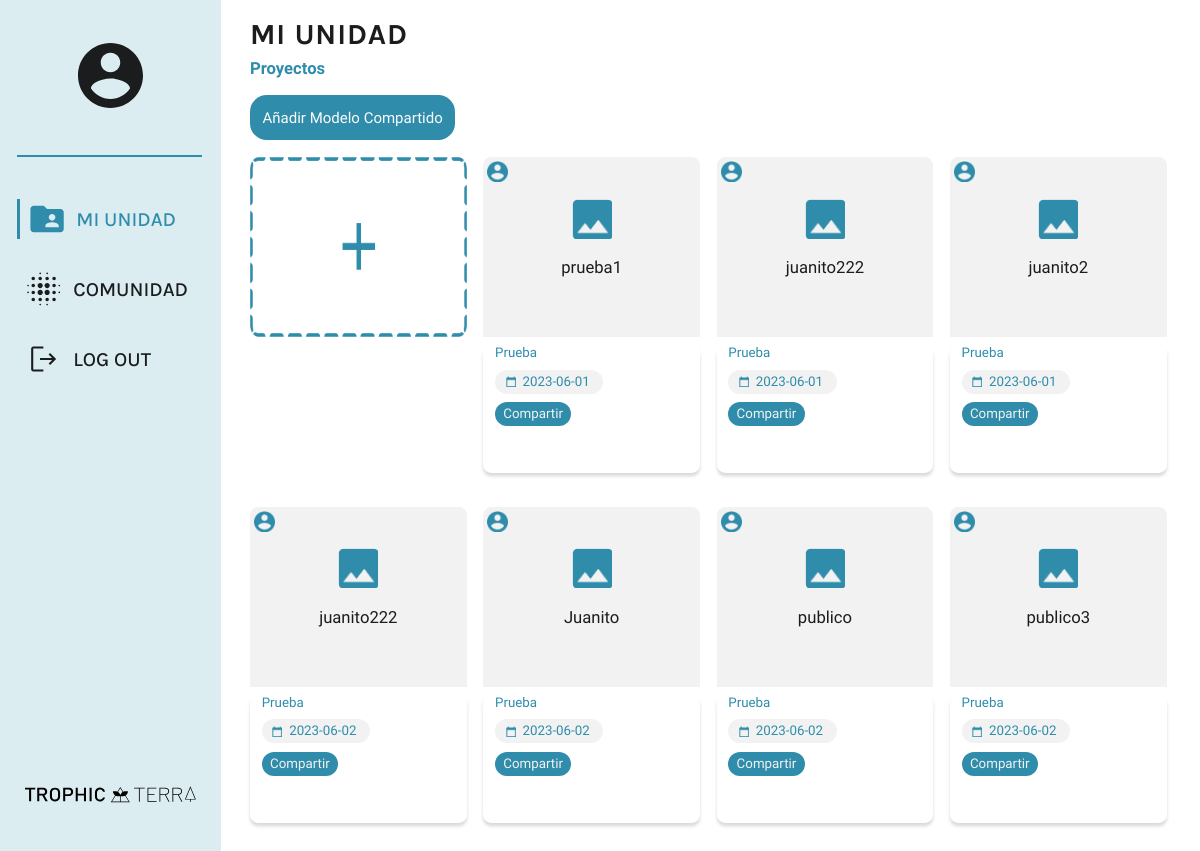
The page /modelos (signed in) on the database as committed earlier.
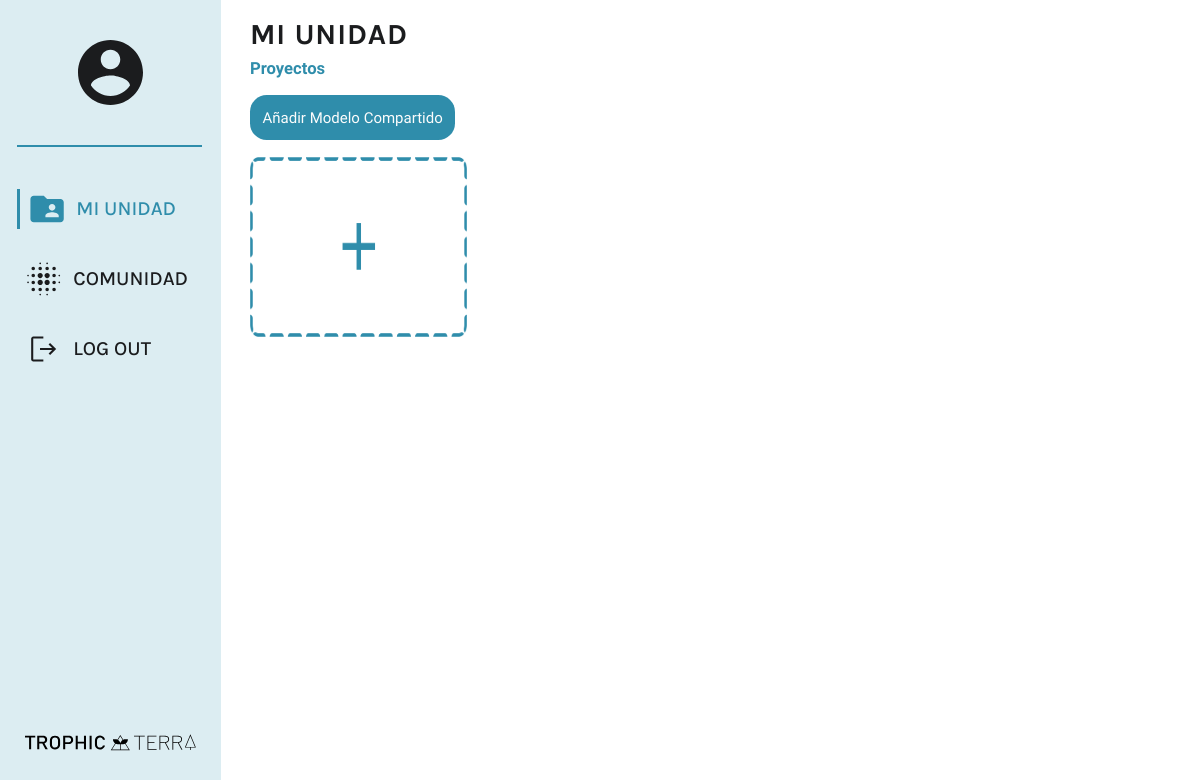
The same page on the database as committed later.
### modulo_bbdd/modulo_bbdd.py (models this page shows)
class Modelo(db.Model):
    __tablename__ = 'modelos'
    id = db.Column(db.Integer, primary_key=True)
    nombre = db.Column(db.String(100))
    creador = db.Column(db.String(100))
    fecha_creacion = db.Column(db.String(100))
    compartir = db.Column(db.String(100), unique=True)
    publico = db.Column(db.Boolean)
    @property
    def serialize(self):
        return {
            'id': self.id,
            'nombre': self.nombre,
            'creador': self.creador,
            'fecha_creacion': self.fecha_creacion,
            'compartir': self.compartir,
            'publico': self.publico
        }

### modulo_modelos/modulo_modelos.py (the view)
@modulo_modelos.route('/modelos', methods=['GET', 'POST'])
@login_required
def modelos():
    set_current_tab("modelos")
    formCrearModelo = CrearModeloForm()
    formAnadirModelo = AnadirModeloForm()
    if request.method == 'POST':
        if formCrearModelo.validate_on_submit():
            modelo = Modelo(nombre=formCrearModelo.nombre.data, creador=current_user.username,
                            fecha_creacion=datetime.date.today(), compartir=str(uuid.uuid4()),
                            publico=formCrearModelo.publico.data)
            db.session.add(modelo)
            db.session.commit()
            current_directory = os.path.dirname(os.path.abspath(__file__))
            ruta = current_directory + RUTA_MODELO + str(current_user.id) + "/proyecto" + str(modelo.id)
            os.makedirs(ruta)
            modelo = Modelo.query.filter_by(compartir=modelo.compartir).first()
            permisos = Permisos(id_usuario=current_user.id, id_modelo=modelo.id)
            db.session.add(permisos)
            db.session.commit()
            return render_template("prueba.html", modelo=modelo.id,pretrained=False)
        elif formAnadirModelo.validate_on_submit():
            modelo = Modelo.query.filter_by(compartir=formAnadirModelo.codigo.data).first()
            if modelo is None:
                flash("No existe ningún modelo con ese código")
                return redirect(url_for('modulo_modelos.modelos'))
            else:
                print(current_user.id)
                print(modelo.id)
                if Permisos.query.filter_by(id_usuario=current_user.id, id_modelo=modelo.id).first() is not None:
                    flash("Ya tienes acceso a ese modelo")
                    return redirect(url_for('modulo_modelos.modelos'))
                else:
                    permiso = Permisos(id_usuario=current_user.id, id_modelo=modelo.id)
                    db.session.add(permiso)
                    db.session.commit()
                    flash("Modelo añadido correctamente")
                    return redirect(url_for('modulo_modelos.modelos'))
    else:
        listaModelos = Modelo.query.join(Permisos, Permisos.id_modelo == Modelo.id) \
            .filter(Permisos.id_usuario == current_user.id).all()
        modelos = [x.serialize for x in listaModelos]
        for x in modelos:
            x['id'] = "modal" + str(x['id'])
            x['modalId'] = "#" + x['id']
        return render_template('modelos.html', modelos=modelos, formCrearModelo=formCrearModelo,
                               formAnadirModelo=formAnadirModelo)

### modulo_funcionesAux/modulo_funcionesAux.py (called while the page is built)
def set_current_tab(tab):
    global current_tab
    current_tab = tab

@current_app.context_processor
def utility_processor():
    def get_authenticated():
        global is_authenticated
        return is_authenticated
    def get_current_tab():
        global current_tab
        return current_tab
    return dict(get_authenticated=get_authenticated, get_current_tab=get_current_tab)

### modulo_login/modulo_login.py (called while the page is built)
@login_manager.user_loader
def load_user(user_id):
    return User.query.get(int(user_id))

### modulo_modelos/templates/modelos.html (shortened to what this page needs)
{% extends 'baseWeb.html' %}
{% if formCrearModelo or formAnadirModelo %}
    {% import "bootstrap/wtf.html" as wtf %}
{% endif %}
{% block content %}
<body class="modelos-body">
    <h1 class="titulo1">MI UNIDAD</h1>
    <h2 class="titulo2">Proyectos</h2>
    <button class="añadir-boton" data-toggle="modal" data-target="#añadirModeloModal">Añadir Modelo Compartido</button>
    <div class="tarjetas">
        <img src="../static/assets/nuevoProyecto.png" class="nuevoProyecto" data-toggle="modal" data-target="#crearModeloModal">
        {% for modelo in modelos %}
            <div class="proyecto-tarjeta">
                <div class="tarjeta-imagen" onclick="window.location.href = `{{url_for('modulo_modelos.cargar_modelo', id=modelo.id)}}`" style="cursor:pointer">
                    <img src="../static/assets/usuario.png" class="usuario-imagen">
                    <img src="../static/assets/imagen.png" class="imagen-imagen">
                    <p class="nombre-proyecto">{{modelo.nombre}}</p>
                </div>
                <div  class="tarjeta-info">
                    <p class="creador-proyecto">{{modelo.creador}}</p>
                      <div class="fecha-proyecto">
                          <img src="../static/assets/calendario.png" class="fecha-imagen">
                          <p class="fecha-texto">{{modelo.fecha_creacion}}</p>
                      </div>
                      <button class="compartir" data-toggle="modal" data-target={{modelo.modalId}}>Compartir</button>
                </div>
            </div>
        {% endfor %}
    </div>
</body>
{% endblock %}

### templates/baseWeb.html (shortened to what this page needs)
<html lang="es">
    <head>
        <link rel="stylesheet" href="https://maxcdn.bootstrapcdn.com/bootstrap/4.3.1/css/bootstrap.min.css">
        <link rel="stylesheet" href="../static/css/styleWeb.css">
    </head>
    <body onload=ajaxCall()>
        <div class="navbar">
            <div class="navegacion">
                {% block navbarli %}
                {%  if get_current_tab() == 'modelos' %}
                <a href="{{url_for('modulo_modelos.modelos')}}">
                    <span class="apartado apartado_active">
                        <p class="texto_apartado">MI UNIDAD</p>
                    </span>
                </a>
                {% endif %}
                {%  if get_current_tab() == 'comunidad' %}
                <a href="{{url_for('modulo_modelos.comunidad')}}">
                    <span class="apartado apartado_active">
                        <svg class="icono_apartado" width="32" height="32" viewBox="0 0 32 32" fill="none" xmlns="http://www.w3.org/2000/svg">
                            <path d="M5.99984 17.6667C5.08317 17.6667 4.33317 18.4167 4.33317 19.3333C4.33317 20.25 5.08317 21 5.99984 21C6.9165 21 7.6665 20.25 7.6665 19.3333C7.6665 18.4167 6.9165 17.6667 5.99984 17.6667ZM0.999837 11.8333C0.533171 11.8333 0.166504 12.2 0.166504 12.6667C0.166504 13.1333 0.533171 13.5 0.999837 13.5C1.4665 13.5 1.83317 13.1333 1.83317 12.6667C1.83317 12.2 1.4665 11.8333 0.999837 11.8333ZM5.99984 4.33333C5.08317 4.33333 4.33317 5.08333 4.33317 6C4.33317 6.91666 5.08317 7.66666 5.99984 7.66666C6.9165 7.66666 7.6665 6.91666 7.6665 6C7.6665 5.08333 6.9165 4.33333 5.99984 4.33333ZM19.3332 7.66666C20.2498 7.66666 20.9998 6.91666 20.9998 6C20.9998 5.08333 20.2498 4.33333 19.3332 4.33333C18.4165 4.33333 17.6665 5.08333 17.6665 6C17.6665 6.91666 18.4165 7.66666 19.3332 7.66666ZM12.6665 1.83333C13.1332 1.83333 13.4998 1.46666 13.4998 0.999997C13.4998 0.533331 13.1332 0.166664 12.6665 0.166664C12.1998 0.166664 11.8332 0.533331 11.8332 0.999997C11.8332 1.46666 12.1998 1.83333 12.6665 1.83333ZM25.9998 24.3333C25.0832 24.3333 24.3332 25.0833 24.3332 26C24.3332 26.9167 25.0832 27.6667 25.9998 27.6667C26.9165 27.6667 27.6665 26.9167 27.6665 26C27.6665 25.0833 26.9165 24.3333 25.9998 24.3333ZM25.9998 11C25.0832 11 24.3332 11.75 24.3332 12.6667C24.3332 13.5833 25.0832 14.3333 25.9998 14.3333C26.9165 14.3333 27.6665 13.5833 27.6665 12.6667C27.6665 11.75 26.9165 11 25.9998 11ZM30.9998 18.5C30.5332 18.5 30.1665 18.8667 30.1665 19.3333C30.1665 19.8 30.5332 20.1667 30.9998 20.1667C31.4665 20.1667 31.8332 19.8 31.8332 19.3333C31.8332 18.8667 31.4665 18.5 30.9998 18.5ZM19.3332 30.1667C18.8665 30.1667 18.4998 30.5333 18.4998 31C18.4998 31.4667 18.8665 31.8333 19.3332 31.8333C19.7998 31.8333 20.1665 31.4667 20.1665 31C20.1665 30.5333 19.7998 30.1667 19.3332 30.1667ZM12.6665 10.1667C11.2832 10.1667 10.1665 11.2833 10.1665 12.6667C10.1665 14.05 11.2832 15.1667 12.6665 15.1667C14.0498 15.1667 15.1665 14.05 15.1665 12.6667C15.1665 11.2833 14.0498 10.1667 12.6665 10.1667ZM12.6665 24.3333C11.7498 24.3333 10.9998 25.0833 10.9998 26C10.9998 26.9167 11.7498 27.6667 12.6665 27.6667C13.5832 27.6667 14.3332 26.9167 14.3332 26C14.3332 25.0833 13.5832 24.3333 12.6665 24.3333ZM19.3332 16.8333C17.9498 16.8333 16.8332 17.95 16.8332 19.3333C16.8332 20.7167 17.9498 21.8333 19.3332 21.8333C20.7165 21.8333 21.8332 20.7167 21.8332 19.3333C21.8332 17.95 20.7165 16.8333 19.3332 16.8333Z" fill="#2F8DAB"/>
                            <path d="M4.33317 26C4.33317 25.0833 5.08317 24.3333 5.99984 24.3333C6.9165 24.3333 7.6665 25.0833 7.6665 26C7.6665 26.9167 6.9165 27.6667 5.99984 27.6667C5.08317 27.6667 4.33317 26.9167 4.33317 26Z" fill="#2F8DAB"/>
                            <path d="M4.33317 12.6667C4.33317 11.75 5.08317 11 5.99984 11C6.9165 11 7.6665 11.75 7.6665 12.6667C7.6665 13.5833 6.9165 14.3333 5.99984 14.3333C5.08317 14.3333 4.33317 13.5833 4.33317 12.6667Z" fill="#2F8DAB"/>
                            <path d="M31.8332 12.6667C31.8332 13.1333 31.4665 13.5 30.9998 13.5C30.5332 13.5 30.1665 13.1333 30.1665 12.6667C30.1665 12.2 30.5332 11.8333 30.9998 11.8333C31.4665 11.8333 31.8332 12.2 31.8332 12.6667Z" fill="#2F8DAB"/>
                            <path d="M20.1665 0.999997C20.1665 1.46666 19.7998 1.83333 19.3332 1.83333C18.8665 1.83333 18.4998 1.46666 18.4998 0.999997C18.4998 0.533331 18.8665 0.166664 19.3332 0.166664C19.7998 0.166664 20.1665 0.533331 20.1665 0.999997Z" fill="#2F8DAB"/>
                            <path d="M0.166504 19.3333C0.166504 18.8667 0.533171 18.5 0.999837 18.5C1.4665 18.5 1.83317 18.8667 1.83317 19.3333C1.83317 19.8 1.4665 20.1667 0.999837 20.1667C0.533171 20.1667 0.166504 19.8 0.166504 19.3333Z" fill="#2F8DAB"/>
                            <path d="M11.8332 31C11.8332 30.5333 12.1998 30.1667 12.6665 30.1667C13.1332 30.1667 13.4998 30.5333 13.4998 31C13.4998 31.4667 13.1332 31.8333 12.6665 31.8333C12.1998 31.8333 11.8332 31.4667 11.8332 31Z" fill="#2F8DAB"/>
                            <path d="M14.3332 6C14.3332 6.91666 13.5832 7.66666 12.6665 7.66666C11.7498 7.66666 10.9998 6.91666 10.9998 6C10.9998 5.08333 11.7498 4.33333 12.6665 4.33333C13.5832 4.33333 14.3332 5.08333 14.3332 6Z" fill="#2F8DAB"/>
                            <path d="M10.1665 19.3333C10.1665 17.95 11.2832 16.8333 12.6665 16.8333C14.0498 16.8333 15.1665 17.95 15.1665 19.3333C15.1665 20.7167 14.0498 21.8333 12.6665 21.8333C11.2832 21.8333 10.1665 20.7167 10.1665 19.3333Z" fill="#2F8DAB"/>
                            <path d="M24.3332 19.3333C24.3332 18.4167 25.0832 17.6667 25.9998 17.6667C26.9165 17.6667 27.6665 18.4167 27.6665 19.3333C27.6665 20.25 26.9165 21 25.9998 21C25.0832 21 24.3332 20.25 24.3332 19.3333Z" fill="#2F8DAB"/>
                            <path d="M24.3332 6C24.3332 5.08333 25.0832 4.33333 25.9998 4.33333C26.9165 4.33333 27.6665 5.08333 27.6665 6C27.6665 6.91666 26.9165 7.66666 25.9998 7.66666C25.0832 7.66666 24.3332 6.91666 24.3332 6Z" fill="#2F8DAB"/>
                            <path d="M17.6665 26C17.6665 25.0833 18.4165 24.3333 19.3332 24.3333C20.2498 24.3333 20.9998 25.0833 20.9998 26C20.9998 26.9167 20.2498 27.6667 19.3332 27.6667C18.4165 27.6667 17.6665 26.9167 17.6665 26Z" fill="#2F8DAB"/>
                            <path d="M16.8332 12.6667C16.8332 11.2833 17.9498 10.1667 19.3332 10.1667C20.7165 10.1667 21.8332 11.2833 21.8332 12.6667C21.8332 14.05 20.7165 15.1667 19.3332 15.1667C17.9498 15.1667 16.8332 14.05 16.8332 12.6667Z" fill="#2F8DAB"/>
                        </svg>
                        <p class="texto_apartado">COMUNIDAD</p>
                    </span>
                </a>
                {% else %}
                <a href="{{url_for('modulo_modelos.comunidad')}}">
                    <span class="apartado">
                        <p class="texto_apartado">COMUNIDAD</p>
                    </span>
                </a>
                {% endif %}
                <a href="{{url_for('modulo_login.logout')}}">
                    <span class="apartado">
                        <svg class="icono_apartado" height="48" viewBox="0 -960 960 960" width="48" fill="none" xmlns="http://www.w3.org/2000/svg">
                            <path d="M180-120q-24 0-42-18t-18-42v-600q0-24 18-42t42-18h291v60H180v600h291v60H180Zm486-185-43-43 102-102H375v-60h348L621-612l43-43 176 176-174 174Z"/>
                        </svg>
                        <p class="texto_apartado">LOG OUT</p>
                    </span>
                </a>
                {% endblock %}
            </div>
        </div>
        {% block content %}{% endblock %}
    </body>
</html>

### static/css/styleWeb.css (style rules this page uses)
:root { --rel_prop_width: 0; --rel_prop_height: 0; }
p { margin-bottom: 0; }
.modelos-body { margin-left: calc(var(--rel_prop_width)*300px); background-color: #FFFFFF; font-family: 'Karla', sans-serif; font-style: normal; font-weight: normal; font-size: 100%; color: #1B1C1E; }
.añadir-boton { display: flex; flex-direction: row; align-items: center; font-family: 'Jura', serif; font-style: normal; font-weight: 500; font-size: calc(var(--rel_prop_width)*18px); padding: 0 calc(var(--rel_prop_width)*15px); height: calc(var(--rel_prop_height)*45px); border: none; background: #2F8DAB; color: #FCFCFC; border-radius: calc(var(--rel_prop_width)*20px); margin-bottom: calc(var(--rel_prop_width)*20px); }
.titulo1 { font-family: 'Karla', serif; font-style: normal; font-weight: 700; font-size: calc(var(--rel_prop_width)*35px); line-height: calc(var(--rel_prop_width)*41px); letter-spacing: 0.03em; margin-top: calc(var(--rel_prop_width)*20px); color: #1B1C1E; }
.titulo2 { font-family: 'Jura', serif; font-style: normal; font-weight: 600; font-size: calc(var(--rel_prop_width)*20px); line-height: calc(var(--rel_prop_width)*24px); margin-bottom: calc(var(--rel_prop_width)*20px); color: #2F8DAB; }
.nuevoProyecto { width: calc(var(--rel_prop_width)*260px); height: calc(var(--rel_prop_height)*180px); margin-right: calc(var(--rel_prop_width)*20px); cursor: pointer; }
.tarjetas { display: flex; flex-flow: row wrap; justify-content: flex-start; }
.navbar { position: fixed; top: 0; bottom: 0; left: 0; padding: 0; width: calc(var(--rel_prop_width)*265px); overflow-x: hidden; background-color: #DCEDF2; z-index: 1; }
.navegacion { box-sizing: border-box; display: flex; flex-direction: column; align-items: flex-start; padding: calc(var(--rel_prop_height)*42px) calc(var(--rel_prop_width)*0px); gap: calc(var(--rel_prop_height)*30px) calc(var(--rel_prop_width)*30px); position: absolute; width: calc(var(--rel_prop_width)*222px); left: calc(50% - var(--rel_prop_width)*222px/2 - 0.5px); top: 18.12%; bottom: 19.38%; border-top: calc(var(--rel_prop_width)*3px) solid #2F8DAB; }
.apartado { display: flex; flex-direction: row; align-items: center; padding: calc(var(--rel_prop_height)*0px) calc(var(--rel_prop_width)*12px); gap: calc(var(--rel_prop_height)*15px) calc(var(--rel_prop_width)*15px); width: calc(var(--rel_prop_width)*(222px)); height: calc(var(--rel_prop_height)*(40px)); flex: none; flex-grow: 0; }
.bi-person-circle { position: absolute; width: calc(var(--rel_prop_height)*(65px)); height: calc(var(--rel_prop_height)*(65px)); top: 5%; left: calc(50% - var(--rel_prop_height)*65px/2); }
.bi-logotipo { position: absolute; width: calc(var(--rel_prop_width)*(205.04px)); height: calc(var(--rel_prop_height)*(19.19px)); left: calc(50% - var(--rel_prop_width)*205.04px/2); bottom: 6%; }
.icono_apartado { width: calc(var(--rel_prop_width)*(40px)); height: calc(var(--rel_prop_height)*(40px)); flex: none; order: 1; flex-grow: 0; }
.texto_apartado { width: calc(var(--rel_prop_width)*(143px)); height: calc(var(--rel_prop_height)*(40px)); margin-bottom: 0; font-family: 'Karla'; font-style: normal; font-weight: 500; font-size: calc(var(--rel_prop_height)*(20px)); line-height: calc(var(--rel_prop_height)*(23px)); display: flex; align-items: center; text-transform: uppercase; color: #1B1C1E; flex: none; order: 2; flex-grow: 0; }
.apartado_active { box-sizing: border-box; border-left: 3px solid #2F8DAB; }
.apartado_active p { color: #2F8DAB; }

Rows that differ between the two databases and show on the page:
removed Modelo: nombre "prueba1", creador "Prueba", fecha_creacion "2023-06-01"
removed Modelo: nombre "juanito222", creador "Prueba", fecha_creacion "2023-06-01"
removed Modelo: nombre "juanito2", creador "Prueba", fecha_creacion "2023-06-01"
removed Modelo: nombre "juanito222", creador "Prueba", fecha_creacion "2023-06-02"
removed Modelo: nombre "Juanito", creador "Prueba", fecha_creacion "2023-06-02"
removed Modelo: nombre "publico", creador "Prueba", fecha_creacion "2023-06-02"
removed Modelo: nombre "publico3", creador "Prueba", fecha_creacion "2023-06-02"
